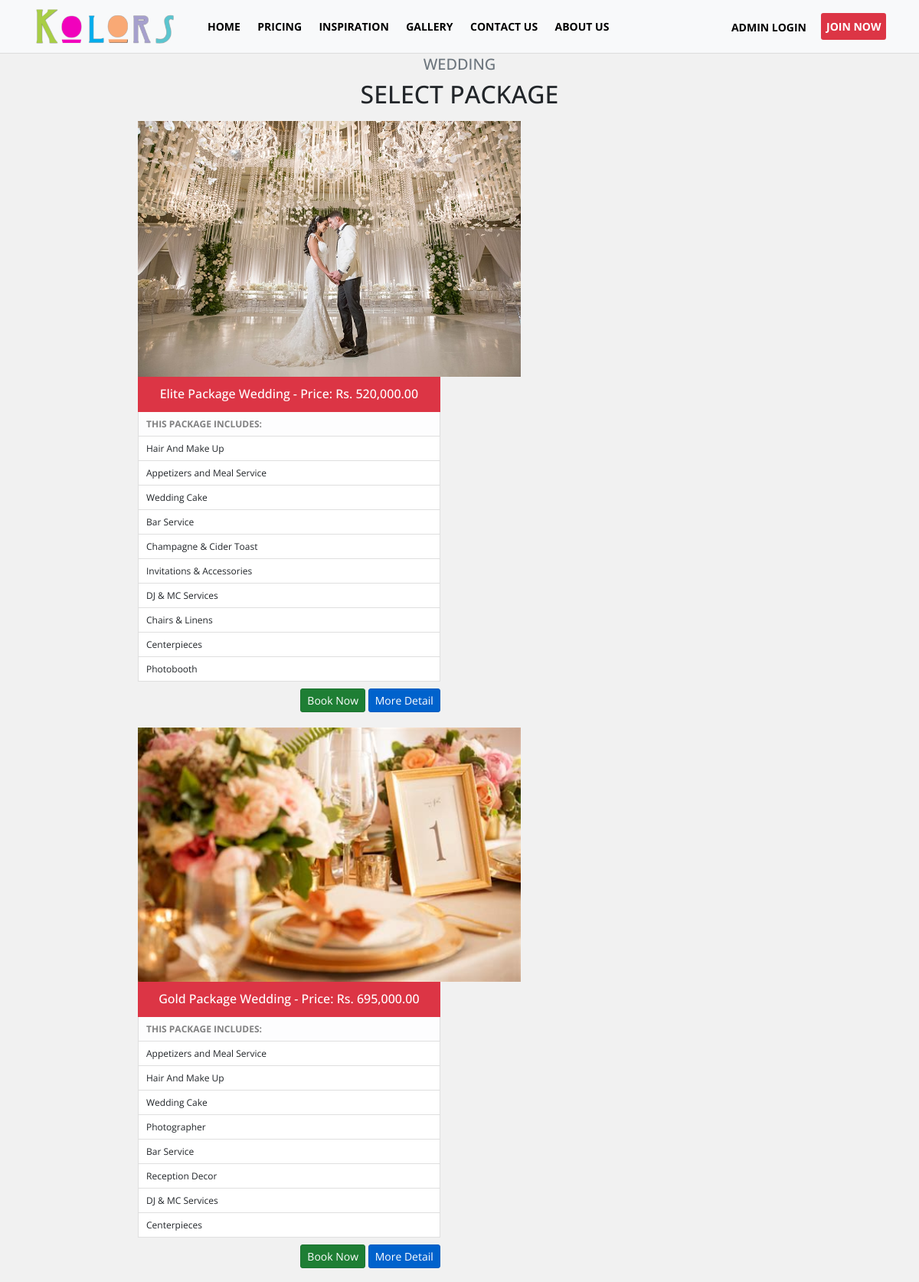
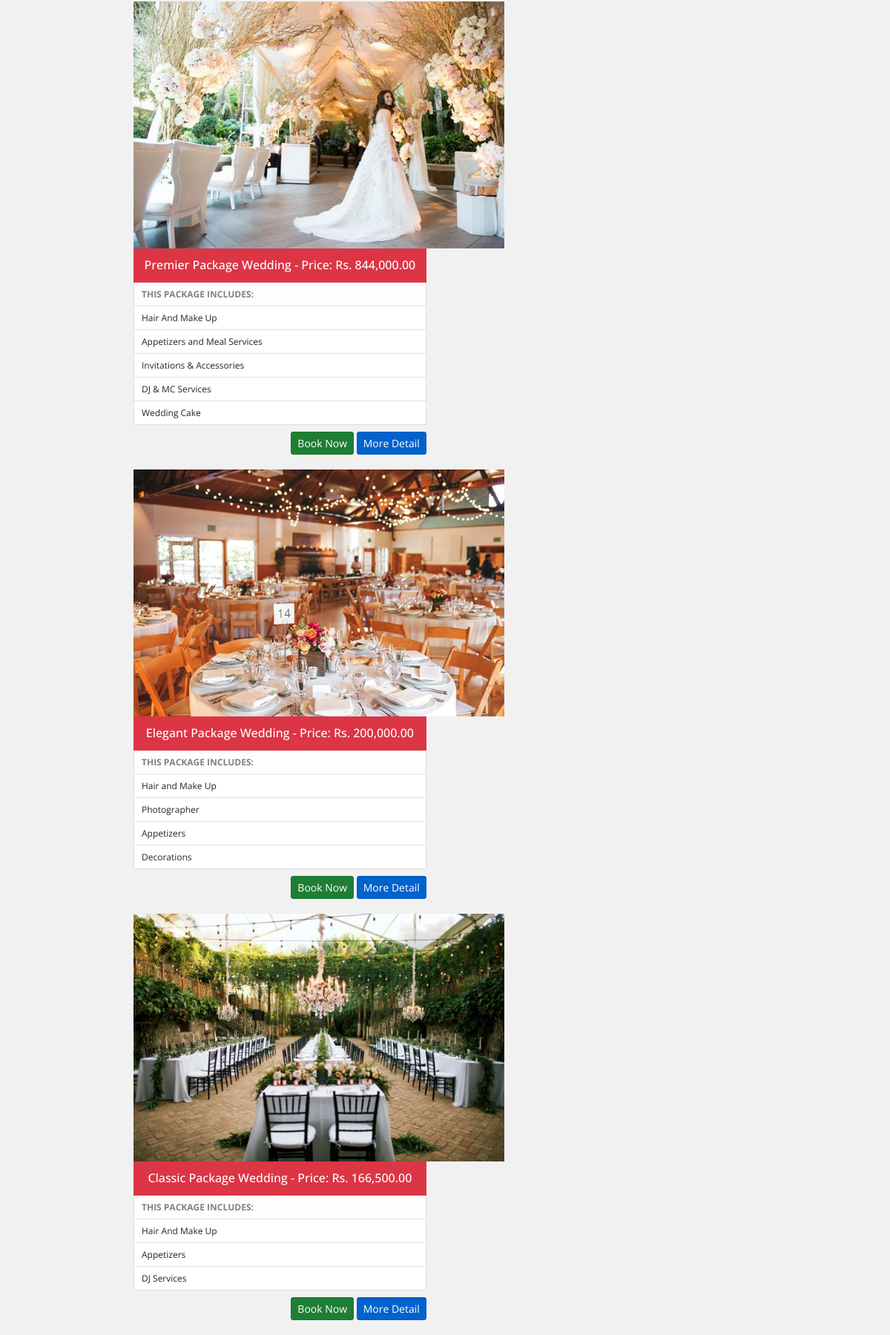
/pricing.php, run on the app's committed database (2 pictures, top to bottom).
### tables this page shows
CREATE TABLE `tblweddingcategories` (
  `id` int(11) NOT NULL,
  `wedding_type` varchar(100) NOT NULL,
  `price` decimal(10,2) NOT NULL,
  `preview_image` text NOT NULL
);

CREATE TABLE `tbl_features` (
  `feature_id` int(11) NOT NULL,
  `category_id` int(11) NOT NULL,
  `title` varchar(100) NOT NULL,
  `description` text NOT NULL
);

### admin/include/database.php (called while the page is built, shortened)
<?php
class Database
{
    public $connection;
    public function open_connection()
    {
        $this->connection = mysqli_connect(DB_HOST, DB_USER, DB_PASS, DB_NAME);
    }
    public function query($sql)
    {
        $result = mysqli_query($this->connection, $sql);
        return $result;
    }
}
$db = new Database();
?>

### admin/include/db_object.php (called while the page is built, shortened)
<?php
class DB_Object
{
    public static function find_all() {
        return static::find_by_query("SELECT * FROM " . static::$db_table . " ORDER BY id DESC");
    }
    public static function find_by_feature_all($id) {
        return static::find_by_query("SELECT * FROM " . static::$db_table . " WHERE category_id = $id ORDER BY category_id DESC LIMIT 10");
    }
    public static function find_by_query($sql) {
        global $db;
        $result_set = $db->query($sql);
        $the_object_array = array();
        while($row = mysqli_fetch_array($result_set)) {
            $the_object_array[] = static::instantiation($row);
        }
        return $the_object_array;
    }
    public static function instantiation($the_record){
        $the_object = new $calling_class;
        foreach($the_record as $the_attribute => $value)
        {
            if($the_object->has_the_attribute($the_attribute)) {
                $the_object->$the_attribute = $value;
            }
        }
        return $the_object;
    }
    private function has_the_attribute($the_attribute) {
        $object_properties = get_object_vars($this);
        return array_key_exists($the_attribute, $object_properties);
    }
}
?>

### admin/include/Categories.php (called while the page is built, shortened)
<?php
class Category extends DB_Object
{
    public $preview_image;
    public $upload_directory = "upload/categories";
    public $image_placeholder = "http://placehold.it/300x300&text=images";
    public function preview_image_picture() {
        return empty($this->preview_image) ? $this->image_placeholder : $this->upload_directory. '/' .$this->preview_image;
    }
}
?>

### pricing.php (the view, shortened to what this page needs)
<?php
$category = Category::find_all();
?>
<!doctype html>
<html lang="en">
<head>
    <link rel="stylesheet" type="text/css"
          href="https://cdn.materialdesignicons.com/2.1.19/css/materialdesignicons.min.css">
    <link rel="stylesheet" href="css/bootstrap.min.css">
    <link rel="stylesheet" href="css/style.css">
</head>
<body>
<?php include 'include/nav.php'; ?>
<div class="container" style="width: 70%;">
    <div class="row mb-3">
        <div class="col-lg-12">
            <h3 class="h5 text-uppercase text-center text-muted">Wedding</h3>
            <h2 class="h2 text-uppercase text-center mb-0">Select Package</h2>
        </div>
    </div>
    <?php foreach ($category as $category_row) : ?>
     <div class="row">
        <div class="col-md-12 p-0" style="margin-bottom: 20px;">
            <div class="float-left">
                <img src="admin/<?= $category_row->preview_image_picture(); ?>" style="width: 500px;" alt="">
            </div>
            <div class="float-left" style="width: 47%;">
                <ul class="list-group">
                    <li class="list-group-item bg-danger active" style="padding-top: 12px;"><h6 class="h6 text-center"><?= $category_row->wedding_type; ?> Package Wedding - Price: Rs. <?= number_format($category_row->price,2); ?></h6></li>
                    <li class="list-group-item  list-group-item-light "><b>THIS PACKAGE INCLUDES:</b></li>
                    <?php $feature = Features::find_by_feature_all($category_row->id); ?>
                    <?php foreach ($feature as $feature_item) : ?>
                        <li class="list-group-item"><?= $feature_item->title; ?></li>
                    <?php endforeach; ?>
                </ul>
                 <div class="float-right">
                <a href="package_detail.php?id=<?= $category_row->id; ?>" class="btn btn-sm btn-success active" style="border-radius: 3px;margin-top: 9px;">Book Now</a>
                <a href="package_detail.php?id=<?= $category_row->id; ?>" class="btn btn-sm btn-primary active" style="border-radius: 3px;margin-top: 9px;">More Detail</a>
            </div>
            </div>
            </div>
        </div>
        <?php endforeach; ?>
</div>
</body>
</html>

### include/nav.php (shortened to what this page needs)
<nav class="navbar navbar-expand-lg navbar-light fixed-top bg-light">
    <div class="container-fluid">
    <a class="navbar-brand" href="index.php">
  <img src="images/logo/kolors.png" alt="Kolors Logo" class="navbar-logo">
</a>
        <div class="collapse navbar-collapse" id="navbarNavDropdown">
            <ul class="navbar-nav mr-auto">
                <li class="nav-item">
                    <a class="nav-link" href="index.php">Home <span class="sr-only">(current)</span></a>
                </li>
                <li class="nav-item">
                    <a class="nav-link" href="pricing.php">Pricing</a>
                </li>
                <li class="nav-item">
                    <a class="nav-link" href="real-weddings.php">Inspiration</a>
                </li>
                <li class="nav-item">
                    <a class="nav-link" href="gallery.php">Gallery</a>
                </li>
                <li class="nav-item">
                    <a class="nav-link" href="contact.php">Contact us</a>
                </li>
                <li class="nav-item">
                    <a class="nav-link" href="about.php">About us</a>
                </li>
            </ul>
            <div class="form-inline mr-2">
                <a class="btn btn-sm my-2 my-sm-0" href="admin/login.php"><i class="mdi mdi-star-outline" id="review" aria-hidden="true"></i>
                    Admin Login
                </a>
                <a class="btn btn-sm my-2 my-sm-0 mr-2 loginbtn" href="sign_up.php">Join Now</a>
            </div>
        </div>
    </div>
</nav>

### css/style.css (style rules this page uses)
body { font-family: "Open Sans", "Roboto", sans-serif !important; }
.navbar-light .navbar-brand { color: #1a1a1a !important; font-weight: bold !important; line-height: 22px !important; }
.navbar { font-weight: 700 !important; padding: 12px !important; font-style: normal !important; font-size: 14px !important; text-transform: uppercase !important; color: black !important; border-bottom: 1px solid #ddd !important; }
li.nav-item > a.nav-link { color: black !important; font-weight: bold !important; }
.form-inline > a.mr-2, .btn.btn-sm.my-2.my-sm-0 { color: black; font-size: 14px; font-weight: 700; margin-left: 10px; }
a.btn.btn-sm.my-2.my-sm-0.mr-2.loginbtn { background: white; border: 2px solid #dc3545; color: #dc3545; }
body { font-family: "Open Sans", "Roboto", sans-serif; line-height: 1.5em; margin-bottom: 0%; width: 100%; margin-top: 4%; overflow-x: hidden; background: #f1f1f1; font-size: 14px; }
.navbar-light .navbar-brand { color: #1a1a1a; font-weight: bold; line-height: 22px; }
.navbar { font-weight: 700; padding: 12px; font-style: normal; font-size: 14px; text-transform: uppercase; color: black; border-bottom: 1px solid #ddd; }
a.btn.btn-sm.my-2.my-sm-0.mr-2.loginbtn { background: #dc3545; font-size: 14px; color: white; padding: 5px; border: 2px solid transparent; width: 85px; }
.navbar-expand-lg .navbar-nav .nav-link { padding-right: 0.9rem; }
.navbar-brand { margin-left: 20px; width: 200px; }
.list-group-item { font-size: 12px; padding: 5px 10px; }

### pricing.php (style rules this page uses)
body { margin-top: 6%; }
.navbar-light .navbar-brand { color: #1a1a1a; font-weight: bold; line-height: 22px; }
.navbar { font-weight: 700; padding: 12px; font-style: normal; font-size: 14px; text-transform: uppercase; color: black; border-bottom: 1px solid #ddd; }
li.nav-item > a.nav-link { color: black !important; font-weight: bold !important; }
.navbar-expand-lg .navbar-nav .nav-link { padding-right: .9rem; }
.navbar-brand { margin-left: 20px; width: 200px; }
.list-group-item:first-child { border-top-left-radius: 0rem; border-top-right-radius: 0rem; }
.list-group-item:last-child { border-bottom-right-radius: 0; border-bottom-left-radius: 0; }
.list-group-item.active { border-color: #00125100; }

### include/nav.php (style rules this page uses)
.navbar-logo { height: 45px; width: auto; object-fit: contain; }
.navbar-brand { padding-top: 0; padding-bottom: 0; margin-right: 1rem; display: flex; align-items: center; }
.navbar { padding-top: 0.5rem; padding-bottom: 0.5rem; }

### data on the page
tblweddingcategories: preview_image (picture), wedding_type "Elite", price "520,000.00"
tbl_features: title "Hair And Make Up"
tbl_features: title "Appetizers and Meal Service"
tbl_features: title "Wedding Cake"
tbl_features: title "Bar Service"
tbl_features: title "Champagne & Cider Toast"
tbl_features: title "Invitations & Accessories"
tbl_features: title "DJ & MC Services"
tbl_features: title "Chairs & Linens"
tbl_features: title "Centerpieces"
tbl_features: title "Photobooth"
tblweddingcategories: preview_image (picture), wedding_type "Gold", price "695,000.00"
tbl_features: title "Appetizers and Meal Service"
tbl_features: title "Hair And Make Up"
tbl_features: title "Wedding Cake"
tbl_features: title "Photographer"
tbl_features: title "Bar Service"
tbl_features: title "Reception Decor"
tbl_features: title "DJ & MC Services"
tbl_features: title "Centerpieces"
tblweddingcategories: preview_image (picture), wedding_type "Premier", price "844,000.00"
tbl_features: title "Hair And Make Up"
tbl_features: title "Appetizers and Meal Services"
tbl_features: title "Invitations & Accessories"
tbl_features: title "DJ & MC Services"
tbl_features: title "Wedding Cake"
tblweddingcategories: preview_image (picture), wedding_type "Elegant", price "200,000.00"
tbl_features: title "Hair and Make Up"
tbl_features: title "Photographer"
tbl_features: title "Appetizers"
tbl_features: title "Decorations"
tblweddingcategories: preview_image (picture), wedding_type "Classic", price "166,500.00"
tbl_features: title "Hair And Make Up"
tbl_features: title "Appetizers"
tbl_features: title "DJ Services"
